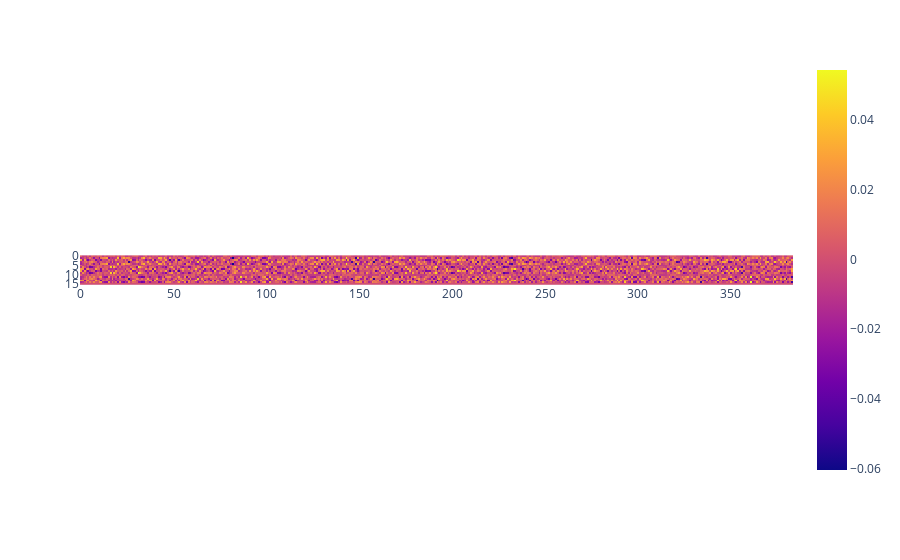

The notebook cell saved with this chart:
### Code cell
px.imshow(model.module.token_embedding_table.weight)

### Figure 1 — Plotly figure (JSON) as saved in the notebook; plotly's stock layout.template omitted (floating-point values rounded to 4 significant figures; data arrays with more than 128 entries replaced by an {"elided": "..."} marker saying what was removed)
{"data": [{"coloraxis": "coloraxis", "hovertemplate": "x: %{x}<br>y: %{y}<br>color: %{z}<extra></extra>", "name": "0", "type": "heatmap", "xaxis": "x", "yaxis": "y", "z": {"elided": "16x384 float values"}}], "layout": {"coloraxis": {"colorscale": [[0, "#0d0887"], [0.1111, "#46039f"], [0.2222, "#7201a8"], [0.3333, "#9c179e"], [0.4444, "#bd3786"], [0.5556, "#d8576b"], [0.6667, "#ed7953"], [0.7778, "#fb9f3a"], [0.8889, "#fdca26"], [1, "#f0f921"]]}, "margin": {"t": 60}, "xaxis": {"anchor": "y", "constrain": "domain", "domain": [0, 1], "scaleanchor": "y"}, "yaxis": {"anchor": "x", "autorange": "reversed", "constrain": "domain", "domain": [0, 1]}}}
